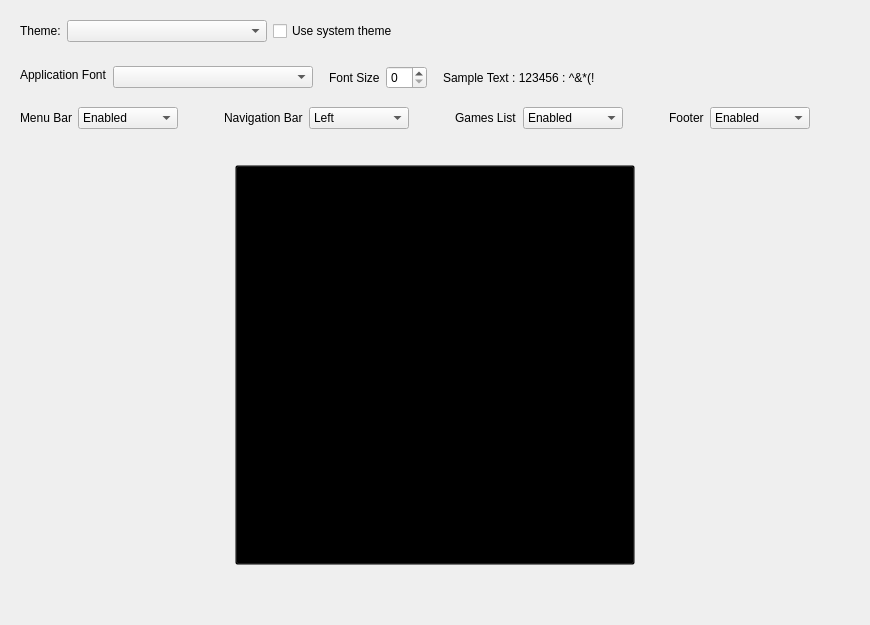
     <widget class="QWidget" name="settingsAppearence">
      <layout class="QGridLayout" name="gridLayout_2">
       <property name="spacing">
        <number>0</number>
       </property>
       <item row="3" column="0">
        <widget class="QWidget" name="FONTS" native="true">
         <layout class="QGridLayout" name="gridLayout_12">
          <item row="1" column="7">
           <widget class="QLabel" name="lbSampleText">
            <property name="text">
             <string>Sample Text : 123456 : ^&amp;*(!</string>
            </property>
           </widget>
          </item>
          <item row="1" column="5">
           <widget class="QSpinBox" name="sbAppFontSize"/>
          </item>
          <item row="1" column="4">
           <widget class="QLabel" name="label_41">
            <property name="text">
             <string>Font Size</string>
            </property>
           </widget>
          </item>
          <item row="1" column="8">
           <spacer name="horizontalSpacer_12">
            <property name="orientation">
             <enum>Qt::Horizontal</enum>
            </property>
            <property name="sizeHint" stdset="0">
             <size>
              <width>40</width>
              <height>20</height>
             </size>
            </property>
           </spacer>
          </item>
          <item row="1" column="2">
           <widget class="QComboBox" name="cbAppFont">
            <property name="minimumSize">
             <size>
              <width>200</width>
              <height>0</height>
             </size>
            </property>
           </widget>
          </item>
          <item row="0" column="0" rowspan="2" colspan="2">
           <widget class="QLabel" name="label_40">
            <property name="text">
             <string>Application Font</string>
            </property>
           </widget>
          </item>
          <item row="1" column="3">
           <spacer name="horizontalSpacer_13">
            <property name="orientation">
             <enum>Qt::Horizontal</enum>
            </property>
            <property name="sizeType">
             <enum>QSizePolicy::Fixed</enum>
            </property>
            <property name="sizeHint" stdset="0">
             <size>
              <width>10</width>
              <height>20</height>
             </size>
            </property>
           </spacer>
          </item>
          <item row="1" column="6">
           <spacer name="horizontalSpacer_14">
            <property name="orientation">
             <enum>Qt::Horizontal</enum>
            </property>
            <property name="sizeType">
             <enum>QSizePolicy::Fixed</enum>
            </property>
            <property name="sizeHint" stdset="0">
             <size>
              <width>10</width>
              <height>20</height>
             </size>
            </property>
           </spacer>
          </item>
         </layout>
        </widget>
       </item>
       <item row="7" column="0">
        <spacer name="bottom_spacer">
         <property name="orientation">
          <enum>Qt::Vertical</enum>
         </property>
         <property name="sizeHint" stdset="0">
          <size>
           <width>20</width>
           <height>40</height>
          </size>
         </property>
        </spacer>
       </item>
       <item row="5" column="0">
        <widget class="QWidget" name="MENU_LAYOUT" native="true">
         <layout class="QGridLayout" name="gridLayout_11"/>
        </widget>
       </item>
       <item row="4" column="0">
        <widget class="QWidget" name="MENU_UI" native="true">
         <layout class="QGridLayout" name="gridLayout_9">
          <item row="0" column="9">
           <widget class="QLabel" name="label_38">
            <property name="text">
             <string>Footer</string>
            </property>
           </widget>
          </item>
          <item row="0" column="11">
           <spacer name="horizontalSpacer_8">
            <property name="orientation">
             <enum>Qt::Horizontal</enum>
            </property>
            <property name="sizeHint" stdset="0">
             <size>
              <width>40</width>
              <height>20</height>
             </size>
            </property>
           </spacer>
          </item>
          <item row="0" column="2">
           <spacer name="horizontalSpacer_7">
            <property name="orientation">
             <enum>Qt::Horizontal</enum>
            </property>
            <property name="sizeHint" stdset="0">
             <size>
              <width>40</width>
              <height>20</height>
             </size>
            </property>
           </spacer>
          </item>
          <item row="0" column="6">
           <widget class="QLabel" name="label_31">
            <property name="text">
             <string>Games List</string>
            </property>
           </widget>
          </item>
          <item row="0" column="0">
           <widget class="QLabel" name="label_29">
            <property name="text">
             <string>Menu Bar</string>
            </property>
           </widget>
          </item>
          <item row="0" column="5">
           <spacer name="horizontalSpacer_9">
            <property name="orientation">
             <enum>Qt::Horizontal</enum>
            </property>
            <property name="sizeHint" stdset="0">
             <size>
              <width>40</width>
              <height>20</height>
             </size>
            </property>
           </spacer>
          </item>
          <item row="0" column="4">
           <widget class="QComboBox" name="comboBox_4">
            <property name="minimumSize">
             <size>
              <width>100</width>
              <height>0</height>
             </size>
            </property>
            <property name="maximumSize">
             <size>
              <width>100</width>
              <height>16777215</height>
             </size>
            </property>
            <item>
             <property name="text">
              <string>Left</string>
             </property>
            </item>
            <item>
             <property name="text">
              <string>Top</string>
             </property>
            </item>
           </widget>
          </item>
          <item row="0" column="7">
           <widget class="QComboBox" name="comboBox_5">
            <property name="minimumSize">
             <size>
              <width>100</width>
              <height>0</height>
             </size>
            </property>
            <property name="maximumSize">
             <size>
              <width>100</width>
              <height>16777215</height>
             </size>
            </property>
            <item>
             <property name="text">
              <string>Enabled</string>
             </property>
            </item>
            <item>
             <property name="text">
              <string>Disabled</string>
             </property>
            </item>
           </widget>
          </item>
          <item row="0" column="8">
           <spacer name="horizontalSpacer_10">
            <property name="orientation">
             <enum>Qt::Horizontal</enum>
            </property>
            <property name="sizeHint" stdset="0">
             <size>
              <width>40</width>
              <height>20</height>
             </size>
            </property>
           </spacer>
          </item>
          <item row="0" column="1">
           <widget class="QComboBox" name="comboBox_3">
            <property name="minimumSize">
             <size>
              <width>100</width>
              <height>0</height>
             </size>
            </property>
            <property name="maximumSize">
             <size>
              <width>1090</width>
              <height>16777215</height>
             </size>
            </property>
            <item>
             <property name="text">
              <string>Enabled</string>
             </property>
            </item>
            <item>
             <property name="text">
              <string>Disabled</string>
             </property>
            </item>
           </widget>
          </item>
          <item row="0" column="3">
           <widget class="QLabel" name="label_30">
            <property name="text">
             <string>Navigation Bar</string>
            </property>
           </widget>
          </item>
          <item row="0" column="10">
           <widget class="QComboBox" name="comboBox_6">
            <property name="minimumSize">
             <size>
              <width>100</width>
              <height>0</height>
             </size>
            </property>
            <property name="maximumSize">
             <size>
              <width>100</width>
              <height>16777215</height>
             </size>
            </property>
            <item>
             <property name="text">
              <string>Enabled</string>
             </property>
            </item>
            <item>
             <property name="text">
              <string>Disabled</string>
             </property>
            </item>
           </widget>
          </item>
         </layout>
        </widget>
       </item>
       <item row="2" column="0">
        <widget class="QWidget" name="THEMES" native="true">
         <layout class="QGridLayout" name="gridLayout_10">
          <item row="0" column="0">
           <widget class="QLabel" name="themeLabel">
            <property name="sizePolicy">
             <sizepolicy hsizetype="Maximum" vsizetype="Preferred">
              <horstretch>0</horstretch>
              <verstretch>0</verstretch>
             </sizepolicy>
            </property>
            <property name="text">
             <string>Theme:</string>
            </property>
           </widget>
          </item>
          <item row="0" column="1">
           <widget class="QComboBox" name="themeBox">
            <property name="minimumSize">
             <size>
              <width>200</width>
              <height>0</height>
             </size>
            </property>
           </widget>
          </item>
          <item row="0" column="2">
           <widget class="QCheckBox" name="cbUseSystemTheme">
            <property name="sizePolicy">
             <sizepolicy hsizetype="Maximum" vsizetype="Fixed">
              <horstretch>0</horstretch>
              <verstretch>0</verstretch>
             </sizepolicy>
            </property>
            <property name="text">
             <string>Use system theme</string>
            </property>
           </widget>
          </item>
          <item row="0" column="3">
           <spacer name="horizontalSpacer_11">
            <property name="orientation">
             <enum>Qt::Horizontal</enum>
            </property>
            <property name="sizeHint" stdset="0">
             <size>
              <width>40</width>
              <height>20</height>
             </size>
            </property>
           </spacer>
          </item>
         </layout>
        </widget>
       </item>
       <item row="6" column="0">
        <widget class="QWidget" name="widget_4" native="true">
         <layout class="QGridLayout" name="gridLayout_14">
          <item row="0" column="0">
           <widget class="QToolButton" name="toolButton">
            <property name="minimumSize">
             <size>
              <width>400</width>
              <height>400</height>
             </size>
            </property>
            <property name="styleSheet">
             <string notr="true">background-color:transparent;</string>
            </property>
            <property name="text">
             <string>...</string>
            </property>
            <property name="icon">
             <iconset resource="../../resources.qrc">
              <normaloff>:/Layouts/assets/layouts/0000.svg</normaloff>:/Layouts/assets/layouts/0000.svg</iconset>
            </property>
            <property name="iconSize">
             <size>
              <width>800</width>
              <height>400</height>
             </size>
            </property>
           </widget>
          </item>
         </layout>
        </widget>
       </item>
      </layout>
     </widget>
